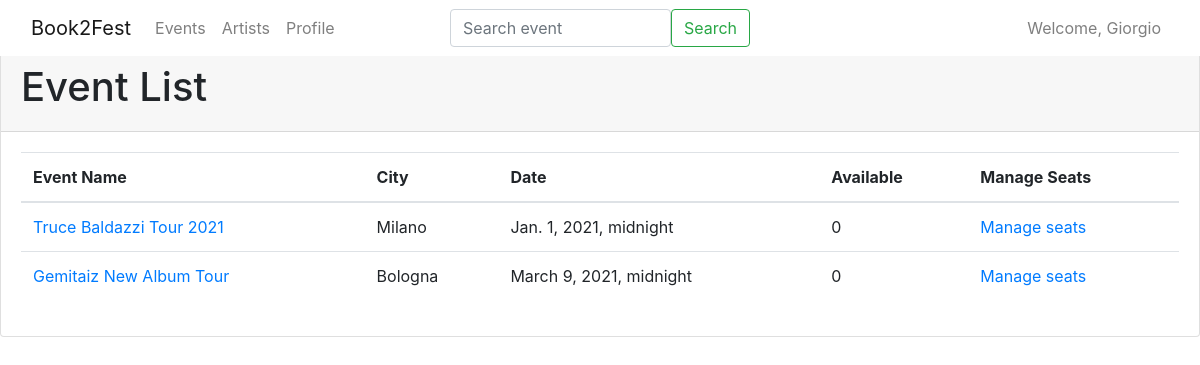
Page /book2fest/event/list (signed in) on the earlier database version.
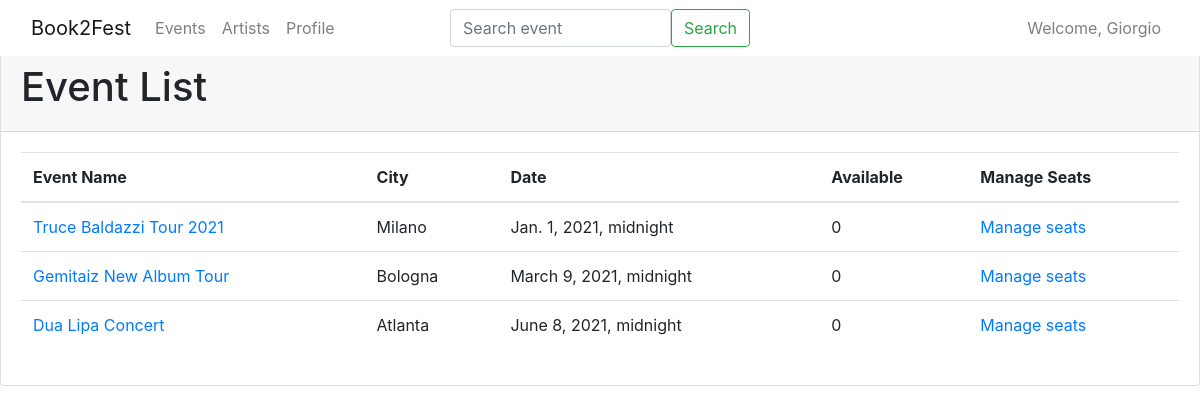
Same page on the later database version.
### book2fest/models.py (models this page shows, shortened)
class EventProfile(models.Model):
    user = models.ForeignKey(OrganizerProfile, related_name='event_user', on_delete=models.CASCADE)
    event_name = models.CharField(max_length=60)
    brief_description = models.TextField()
    description = models.TextField()
    artist_list = models.ManyToManyField(Artist)
    city = models.CharField(max_length=32)
    country = models.CharField(max_length=32)
    address = models.CharField(max_length=32)
    max_capacity = models.IntegerField()
    event_start = models.DateTimeField()
    event_end = models.DateTimeField()
    services = models.ManyToManyField(Service)      # An event has many services, a service can be offered by many events (m to n)

### book2fest/views.py (the view)
# urls.py: path('event/list', EventList.as_view(), name='event-list'),
class EventList(ListView):
    model = EventProfile
    template_name = "book2fest/event/list.html"
    def get_context_data(self, *, object_list=None, **kwargs):
        context = super(EventList, self).get_context_data(**kwargs)
        try:
            context['organizer'] = OrganizerProfile.objects.get(user=self.request.user)
        except ObjectDoesNotExist:
            context['organizer'] = None
        return context

### book2fest/templates/book2fest/event/list.html (shortened to what this page needs)
{% extends 'base_list.html' %}
{% block content_title %}Event List{% endblock %}
{% block thead %}
    <th>Event Name</th>
    <th>City</th>
    <th>Date</th>
    <th>Available</th>
    {% if organizer %}
    <th>Manage Seats</th>
    {% endif%}
{% endblock %}
{% block tbody %}
    {% for event in object_list  %}
        <tr>
            <td><a href="{% url 'book2fest:event-detail' event.pk %}">{{ event.event_name }}</a></td>
            <td>{{ event.city }}</td>
            <td>{{ event.event_start }}</td>
            <td>0</td>
            {% if organizer %}
            <td><a href="{% url 'book2fest:manage-seat' event.pk %}">Manage seats</a></td>
            {% endif%}
        </tr>
    {% endfor %}
{% endblock %}

Differences in the rows shown:
added EventProfile: event_name "Dua Lipa Concert", city "Atlanta", event_start "June 8, 2021, midnight"
